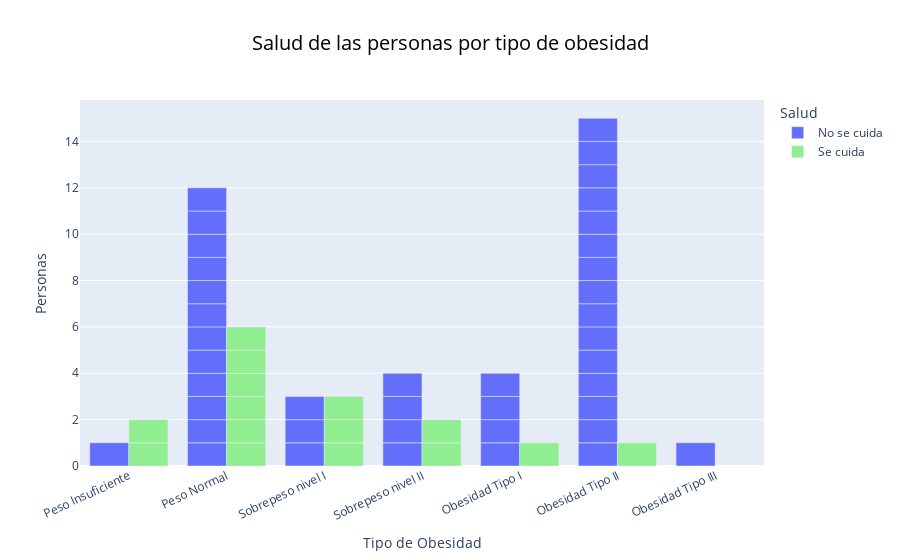

Notebook cell for this chart:
### Markdown cell above
La cantidad de personas con una dieta sana tal y como hemos construido la regla es de un número bajo de personas

### Code cell
obesidad_filtrado = obesidad_limpio[obesidad_limpio['Salud'].isin(['Se cuida', 'No se cuida'])]

fig = px.bar(obesidad_filtrado, x='obesity_type', color='Salud', title='Salud de las personas por tipo de obesidad',
             labels={'obesity_type': 'Tipo de Obesidad',"count":"Personas"}, 
             category_orders={'obesity_type': ['Insufficient_Weight','Normal_Weight', 'Overweight_Level_I', 'Overweight_Level_II', 'Obesity_Type_I', 'Obesity_Type_II', 'Obesity_Type_III']},
             barmode="group",
             color_discrete_map={'Se cuida': '#90ee90', 'No se cuida': '#636efa'})  
fig.update_xaxes(tickangle=-25)


fig.update_layout(title_font=dict(size=20,color='black'),title_x=0.5,
                  xaxis=dict(tickvals=['Insufficient_Weight','Normal_Weight', 'Overweight_Level_I', 'Overweight_Level_II', 'Obesity_Type_I', 'Obesity_Type_II', 'Obesity_Type_III'],
                             ticktext=["Peso Insuficiente","Peso Normal","Sobrepeso nivel I","Sobrepeso nivel II","Obesidad Tipo I","Obesidad Tipo II","Obesidad Tipo III"]))
# Mostrar el gráfico
fig.show()

### Figure 1 — Plotly figure (JSON) as saved in the notebook; plotly's stock layout.template omitted (floating-point values rounded to 4 significant figures)
{"data": [{"alignmentgroup": "True", "hovertemplate": "Salud=No se cuida<br>Tipo de Obesidad=%{x}<br>Personas=%{y}<extra></extra>", "legendgroup": "No se cuida", "marker": {"color": "#636efa", "pattern": {"shape": ""}}, "name": "No se cuida", "offsetgroup": "No se cuida", "orientation": "v", "showlegend": true, "textposition": "auto", "type": "bar", "x": ["Normal_Weight", "Overweight_Level_II", "Normal_Weight", "Normal_Weight", "Obesity_Type_II", "Overweight_Level_II", "Overweight_Level_I", "Normal_Weight", "Obesity_Type_I", "Overweight_Level_I", "Normal_Weight", "Normal_Weight", "Obesity_Type_II", "Normal_Weight", "Overweight_Level_II", "Overweight_Level_I", "Obesity_Type_I", "Obesity_Type_III", "Obesity_Type_I", "Normal_Weight", "Overweight_Level_II", "Insufficient_Weight", "Normal_Weight", "Normal_Weight", "Obesity_Type_I", "Normal_Weight", "Obesity_Type_II", "Normal_Weight", "Obesity_Type_II", "Obesity_Type_II", "Obesity_Type_II", "Obesity_Type_II", "Obesity_Type_II", "Obesity_Type_II", "Obesity_Type_II", "Obesity_Type_II", "Obesity_Type_II", "Obesity_Type_II", "Obesity_Type_II", "Obesity_Type_II"], "xaxis": "x", "y": [1, 1, 1, 1, 1, 1, 1, 1, 1, 1, 1, 1, 1, 1, 1, 1, 1, 1, 1, 1, 1, 1, 1, 1, 1, 1, 1, 1, 1, 1, 1, 1, 1, 1, 1, 1, 1, 1, 1, 1], "yaxis": "y"}, {"alignmentgroup": "True", "hovertemplate": "Salud=Se cuida<br>Tipo de Obesidad=%{x}<br>Personas=%{y}<extra></extra>", "legendgroup": "Se cuida", "marker": {"color": "#90ee90", "pattern": {"shape": ""}}, "name": "Se cuida", "offsetgroup": "Se cuida", "orientation": "v", "showlegend": true, "textposition": "auto", "type": "bar", "x": ["Normal_Weight", "Normal_Weight", "Normal_Weight", "Insufficient_Weight", "Insufficient_Weight", "Normal_Weight", "Overweight_Level_II", "Overweight_Level_I", "Obesity_Type_II", "Overweight_Level_I", "Normal_Weight", "Overweight_Level_I", "Normal_Weight", "Overweight_Level_II", "Obesity_Type_I"], "xaxis": "x", "y": [1, 1, 1, 1, 1, 1, 1, 1, 1, 1, 1, 1, 1, 1, 1], "yaxis": "y"}], "layout": {"barmode": "group", "legend": {"title": {"text": "Salud"}, "tracegroupgap": 0}, "title": {"font": {"color": "black", "size": 20}, "text": "Salud de las personas por tipo de obesidad", "x": 0.5}, "xaxis": {"anchor": "y", "categoryarray": ["Insufficient_Weight", "Normal_Weight", "Overweight_Level_I", "Overweight_Level_II", "Obesity_Type_I", "Obesity_Type_II", "Obesity_Type_III"], "categoryorder": "array", "domain": [0, 1], "tickangle": -25, "ticktext": ["Peso Insuficiente", "Peso Normal", "Sobrepeso nivel I", "Sobrepeso nivel II", "Obesidad Tipo I", "Obesidad Tipo II", "Obesidad Tipo III"], "tickvals": ["Insufficient_Weight", "Normal_Weight", "Overweight_Level_I", "Overweight_Level_II", "Obesity_Type_I", "Obesity_Type_II", "Obesity_Type_III"], "title": {"text": "Tipo de Obesidad"}}, "yaxis": {"anchor": "x", "domain": [0, 1], "title": {"text": "Personas"}}}}
